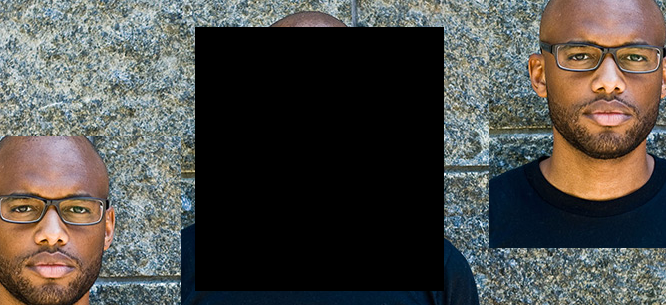
#> input picture media/img/face.png, 666 x 305 px
$ python profile.py
#> lines starting #> are read from the running program, lines starting #| are printed output that depends on the picture
import cv2
import numpy as np

img1 = cv2.imread("./media/img/face.png");
#> img1 is the input picture: shape (305, 666, 3); mean B, G, R 71.9, 76.1, 78.1
img2 = cv2.imread("./media/img/faceass.png");
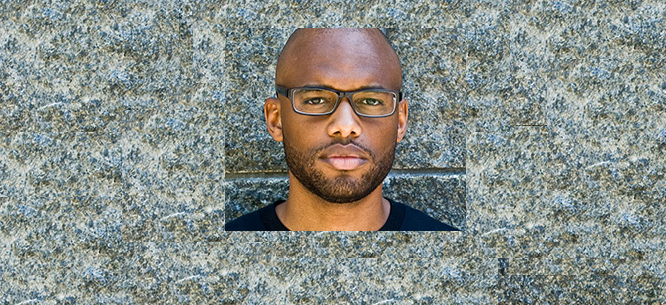
#> input picture media/img/faceass.png, 666 x 305 px
#> img2 is the input picture: shape (305, 666, 3); mean B, G, R 136.8, 142.4, 136.8

weight1 = 0.5
weight2 = 0.5
gamma_weight = 0

dst = cv2.addWeighted(img1, weight1, img2, weight2, gamma_weight)
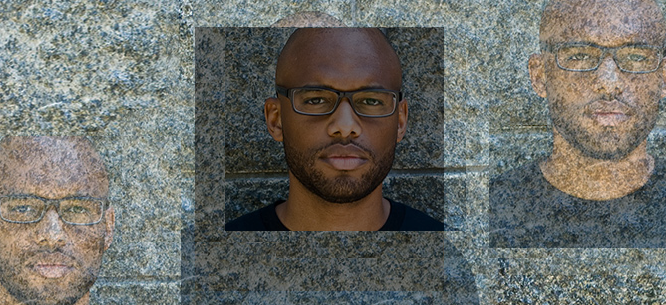
#> dst: shape (305, 666, 3); mean B, G, R 104.3, 109.3, 107.5

cv2.imshow("dst", dst)
cv2.waitKey(0)
#> (the run stopped early here; a loop or call above may not have finished)
